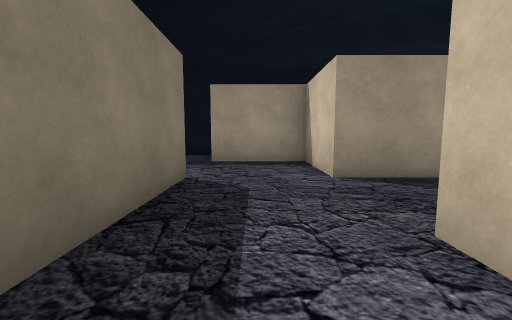
[1] (above)

12 first-person views from a walk through a scene from a Unity 3-D project. The camera is 1.5 m above the floor, tilts 6° down and sees 90° across. The floor is counted in squares, 2 m on a side. Each view is taken from the middle of a square. On the plan, view 1 faces up. The plan holds only what a view shows up to about 9 squares ahead; the rest is blank. The place goes on beyond the plan. The player character is not drawn. Some surface patterns are stand-ins.

[2]
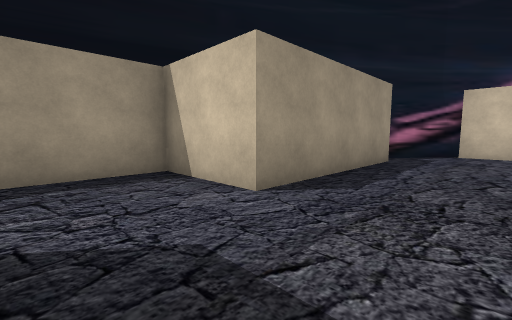

[3]
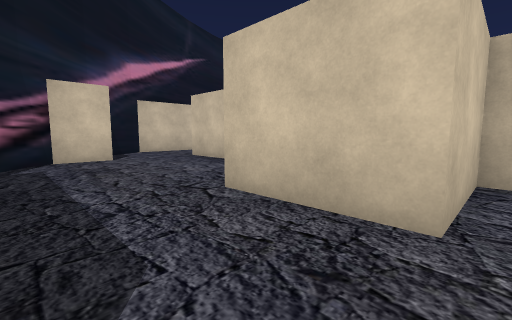

[4]
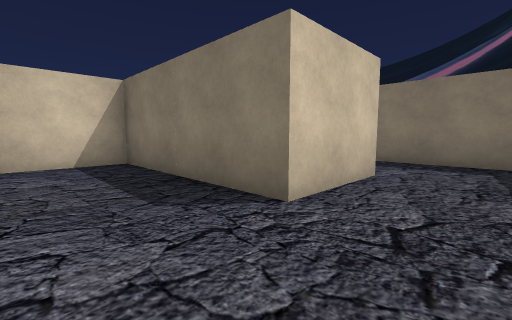

[5]
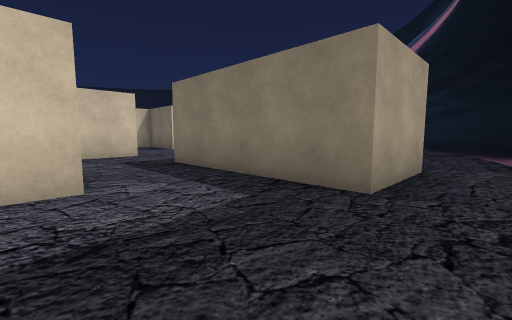

[6]
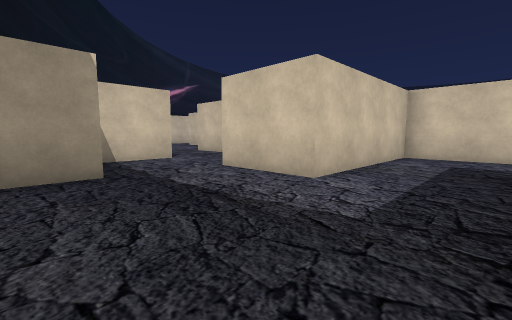

[7]
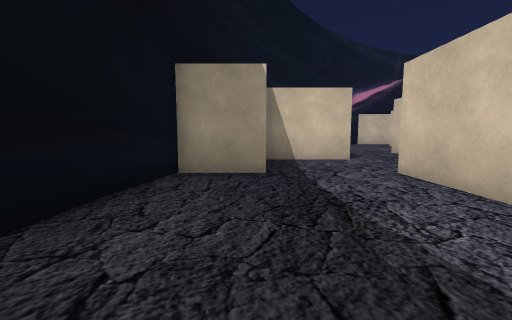

[8]
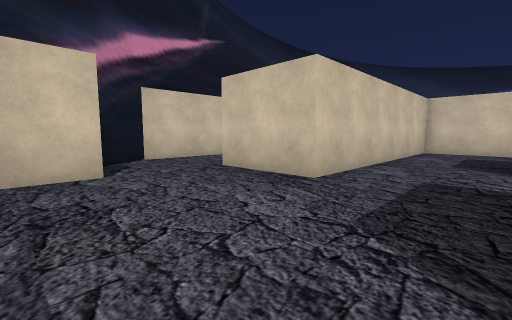

[9]
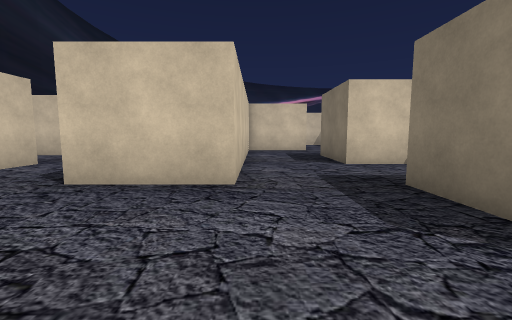

[10]
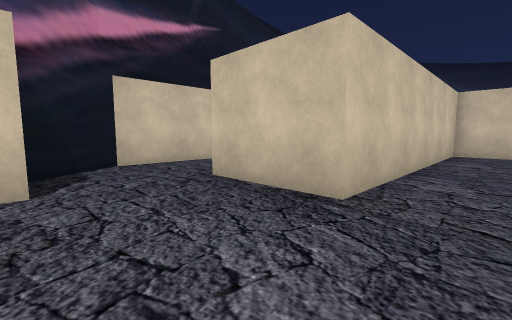

[11]
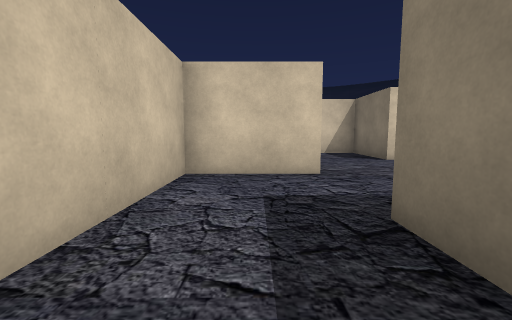

[12]
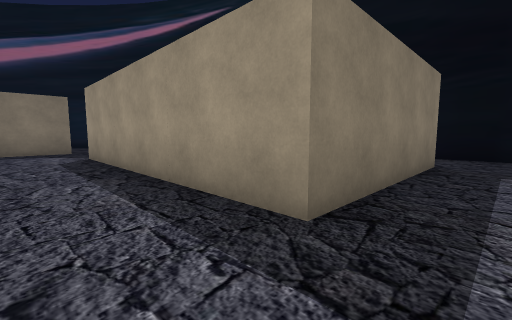

### Floor plan
Points are (right, up) in squares from view 1. A wall is a line through its corners. A room is listed if a view was taken in it or the views show most of it. See-through windows are left out.
Room 1 (views 1, 2, 3, 4, 8, 9, 10)
walls: (3.8, 0.9) (3.8, -0.8); (2.2, -3.2) (3.8, -3.2) (3.8, -5.8); (6.4, 4.3) (1.3, 4.3) (1.3, 6.8) (-1.2, 6.8); (8.8, 1.8) (8.8, 3.1) (8.3, 3.6); (8.4, 3.6) (7.1, 4.6); (-2.5, 4.3) (-1.2, 4.3) (-1.2, -0.7) (1.3, -0.7) (1.3, 1.8) (3.9, 1.8); (4, -8.2) (6.3, -8.2) (6.3, -0.7) (7.5, -0.7)
ways out: opening at (-1.5, 5.5) to room 2; opening at (8.5, 0.5)
Room 2 (views 5, 6, 7, 11, 12)
walls: (-6.2, 6.8) (-6.2, 1.8); (-1.2, 6.8) (-1.2, 8.5) (-3.1, 8.8); (-3, 8.8) (-5.2, 8.9) (-6.6, 8.8); (-6.2, -0.7) (-3.7, -0.7) (-3.7, 4.3) (-2.5, 4.3)
ways out: opening at (-1.5, 5.5) to room 1; opening at (-7.5, 7.5); opening at (-7, 0.5)

Positions as (right, up) in squares from view 1, and headings:
1: (0, 0), facing up
2: (-1, 2), facing up-right
3: (1, 4), facing down-right
4: (1, 6), facing down-left
5: (-3, 8), facing down-left
6: (-6, 8), facing down-right
7: (-6, 7), facing right
8: (4, 3), facing down-right
9: (6, 3), facing down
10: (5, 2), facing down-right
11: (-5, 4), facing down
12: (-5, 0), facing up-left
